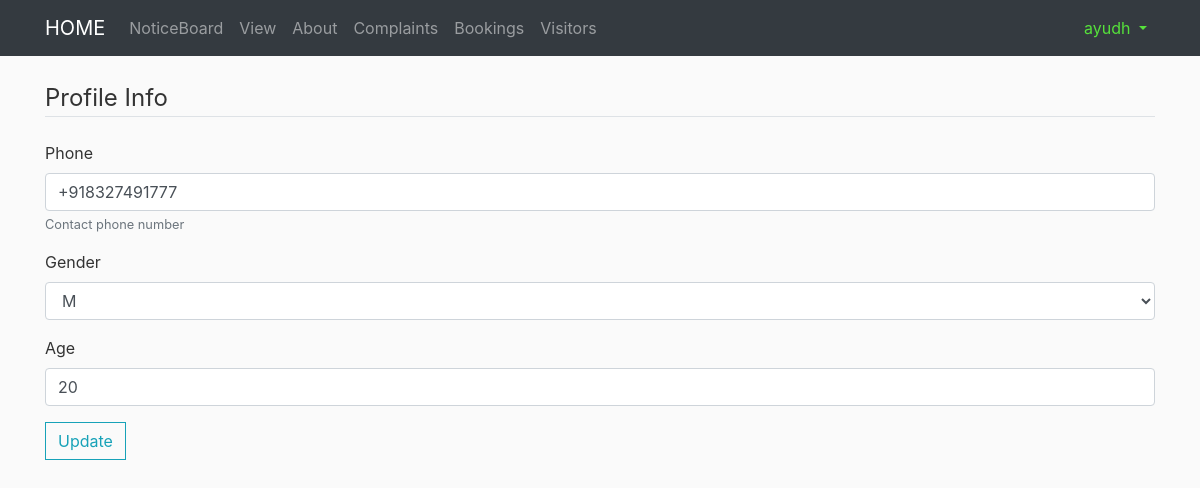
Screenshot of /edit-details/ (signed in) with the database file from the repository.
### accounts/models.py (models this page shows, shortened)
class Resident(models.Model):
    age = models.IntegerField(blank=True,null=True)
    phone = PhoneNumberField(blank=True, help_text='Contact phone number')
    gender = models.CharField(max_length = 1,blank=True,choices = gender_choices)
    user = models.OneToOneField(User, primary_key=True,on_delete=models.CASCADE)
    image = models.ImageField(default='def_M.jpg', upload_to = 'profile_pics')

### accounts/views.py (the view)
# urls.py: path('edit-details/',views.edit_details,name="edit_details"),
@login_required(login_url="/login_user/")
def edit_details(request):
    if request.method == 'POST':
        if request.user.profile.type == 'D':
            form = edit_detail_serv(request.POST,instance=request.user.watchmen)
            if form.is_valid():
                form.save()
                messages.success(request, f'Details Updated')
                return redirect('accounts:profile')
            return render(request,'accounts/edit_details.html',{'form':form})
        else:
            form = edit_detail_res(request.POST,instance=request.user.resident)
            if form.is_valid():
                form.save()
                messages.success(request, f'Details Updated')
                return redirect('accounts:profile')
            return render(request,'accounts/edit_details.html',{'form':form})
    else:
        if request.user.profile.type == 'D':
            form = edit_detail_serv(instance = request.user.watchmen)
            return render(request,'accounts/edit_details.html',{'form':form})
        else:
            form = edit_detail_res(instance= request.user.resident)
            return render(request,'accounts/edit_details.html',{'form':form})

### accounts/forms.py
class edit_detail_res(forms.ModelForm):
    class Meta:
        model = Resident
        fields = ['phone','gender','age']

### accounts/templates/accounts/edit_details.html (shortened to what this page needs)
{% extends "base.html" %}
{%load crispy_forms_tags%}
{% block content %}
    <form method = "POST" enctype = "multipart/form-data">
          <legend class = "border-bottom mb-4">Profile Info</legend>
          {{form|crispy}}
          <div class="form-group">
            <button class = "btn btn-outline-info" type = "submit">Update</button>
          </div>
    </form>
{% endblock content %}

### templates/base.html (shortened to what this page needs)
{% load static %}
<html>
<head>
	<link rel="stylesheet" href="https://stackpath.bootstrapcdn.com/bootstrap/4.4.1/css/bootstrap.min.css">
	<link rel="stylesheet" type="text/css" href="{% static 'main.css' %}">
</head>
<body>
<nav class="navbar navbar-expand-lg navbar-dark bg-dark">
	<div class="container">
	  <a class="navbar-brand" href="{% url 'home' %}">HOME</a>
	  <div class="collapse navbar-collapse" id="navbarSupportedContent">
	    <ul class="navbar-nav mr-auto">
				{% if user.is_authenticated %}
						{% if user.is_superuser%}
						 	<a class="nav-item nav-link" href="{% url 'home' %}">NoticeBoard</a>
							<a class="nav-link nav-link" href="">Leave Requests</a>
							<a class="nav-item nav-link" href="{% url 'home'%}">Complaints</a>
							<li class="nav-item dropdown">
							 <a class="nav-link dropdown-toggle" href="#" id="navbarDropdown" role="button" data-toggle="dropdown" aria-haspopup="true" aria-expanded="false">
								 Add User
							 </a>
							 <div class="dropdown-menu" aria-labelledby="navbarDropdown">
								 <a class="dropdown-item" href="{% url 'accounts:signup_resident' %}">Resident</a>
								 <div class="dropdown-divider"></div>
								 <a class="dropdown-item" href="{% url 'accounts:signup_watchmen' %}">Watchmen</a>
							 </div>
						 	</li>
           				{% else %}
					 		 <a class="nav-item nav-link" href="{% url 'home' %}">NoticeBoard</a>
							 <a class="nav-item nav-link" href="{% url 'buildings:main_view'%}">View</a>
					 {% endif %}
				{% else %}
					<a class="nav-item nav-link" href="{% url 'home' %}">NOTICE BOARD</a>
			 {% endif %}
			 <a class="nav-item nav-link" href="{% url 'about' %}">About</a>
			 <a class="nav-item nav-link" href="{% url 'complaints:complaints_display' %}">Complaints</a>
			 <a class="nav-item nav-link" href="{% url 'bookings:bookings_display' %}">Bookings</a>
			 <a class="nav-item nav-link" href="{% url 'visitors:visitors_display' %}">Visitors</a>
	    </ul>
			<div class="form-inline my-2 my-lg-0">
					<!-- {% load notifications_tags %}
					<script src="{% static 'notifications/notify.js' %}" type="text/javascript"></script>
					{% register_notify_callbacks callbacks='fill_notification_list,fill_notification_badge' %}
					<li class="dropdown">
					    <a href="#" class="dropdown-toggle" data-toggle="dropdown"><img src = "/static/bell.png" id = "bell">
					    	<div id = "badge">
					         {% live_notify_badge %}
					        </div>
					        <span class="glyphicon glyphicon-user pull-right">
					        </span>
					    </a>
	                <ul class="dropdown-menu" id="notice-link">
	                  <a href="{% url 'notifications:unread' %}">
	                    {% live_notify_list %}
	                  </a>
	                </ul>
					</li> -->
					{% if not user.is_authenticated %}
							<a href="{% url 'accounts:login_user' %}">
									<button class="btn btn-outline-success my-2 my-sm-0" type="button">Log In</button>
							</a>
							<!-- <a href="{% url 'accounts:signup_resident' %}">
									<button class="btn btn-outline-success my-2 my-sm-0 ml-2" type="button" >
											Sign Up
									</button>
							</a> -->
					{% else %}
					<div class="navbar-nav">
							{% if user.is_superuser %}
											<a class="nav-item nav-link" href="#" style="color: #ffffff">{{ user.username }}</a>
											<a href="{% url 'accounts:logout_user' %}">
													<button class="btn btn-outline-success my-2 my-sm-0" type="button">Logout</button>
											</a>
							{% else %}
							<li class="nav-item dropdown">
							 <a class="nav-link dropdown-toggle" href="#" id="navbarDropdown" style="color: #56e13b"role="button" data-toggle="dropdown" aria-haspopup="true" aria-expanded="false">
								 {{ user.username }}
							 </a>
						 	</li>
							{% endif %}
					</div>
					{% endif %}
			</div>
		</div>
	</div>
</nav>
		<div class="container">
            <br>
            {% block content %}
            {% endblock content %}
         </div>
</body>
</html>

### assets/main.css (style rules this page uses)
body { background: #fafafa; color: #333333; margin-top: 0rem; }
ul { margin: 0; }
.bg-dark { background-color: #2d2e2f;!important; }
.btn { border-radius: 0; }

### rows the page displays
Resident: phone "+918327491777", gender "M", age "20"

### other values shown
{{ user.username }} "ayudh"
